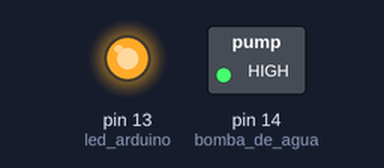
Simulated run of this sketch. Board: Arduino Uno, built with avr-gcc and run on an emulated ATmega328P. On the bench: switched loads named in the sketch (green lamp = pin HIGH), output pins drawn as LEDs (lit = HIGH). What the sketch prints to the serial monitor is not drawn.

Above: at 0.1 s.
Timing chart, 0 to 1.6 s (numbered marks = the images above):
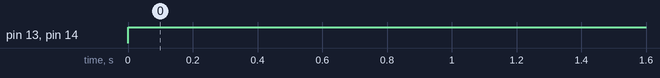

Measured:
- by itself, pin 13 (led_arduino), pin 14 (bomba_de_agua): LOW → HIGH at 0.00 s

The sketch:

Sistema_bomba_agua.ino
```cpp
//Variables globales

//Establecemos la constante para el uso de un pin para bomba de agua
const int bomba_de_agua = 14;
const int led_arduino = 13;

//Establecemos las constante de tiempo
//Tiempo de encendido
const int tiempo_encendido = 3600000;
//Tiempo de apagado
const int tiempo_apagado = 82800000;

void setup() {
  // put your setup code here, to run once:
  // Establecemos el Pin donde se realizara el encendido y apagado del contactor
  pinMode(bomba_de_agua,OUTPUT);
  // Pin de señal arduino
  pinMode(led_arduino, OUTPUT);
  Serial.begin(9600);
  Serial.println("Inicio de Sistema de Bomba de agua");
}

void loop() {
  // put your main code here, to run repeatedly:
  //Encendemos el motor
  encender_motor();
  //Apagamod el motor
  apagar_motor();
}

//Metodos de funcionamiento del sistema
//Metodo de encendido del motor
void encender_motor(){
  //Encendemos el motor
  digitalWrite(bomba_de_agua,HIGH);
  digitalWrite(led_arduino,HIGH);
  //Mostramos un mensaje de encendido del motor
  Serial.println("Motor ha sido encendido con exito!!");
  //Establecemos un tiempo de espera
  delay(tiempo_encendido);
}
//Metodo de apagado del motor
void apagar_motor(){
  //Apagamos el motor
  digitalWrite(bomba_de_agua,LOW);
  digitalWrite(led_arduino,LOW);
  //Mostramos un mensaje de apagado del motor
  Serial.println("Motor ha sido apagado con exito!!");
  //Establecemos el tiempo de espera
  delay(tiempo_apagado);
}
```
